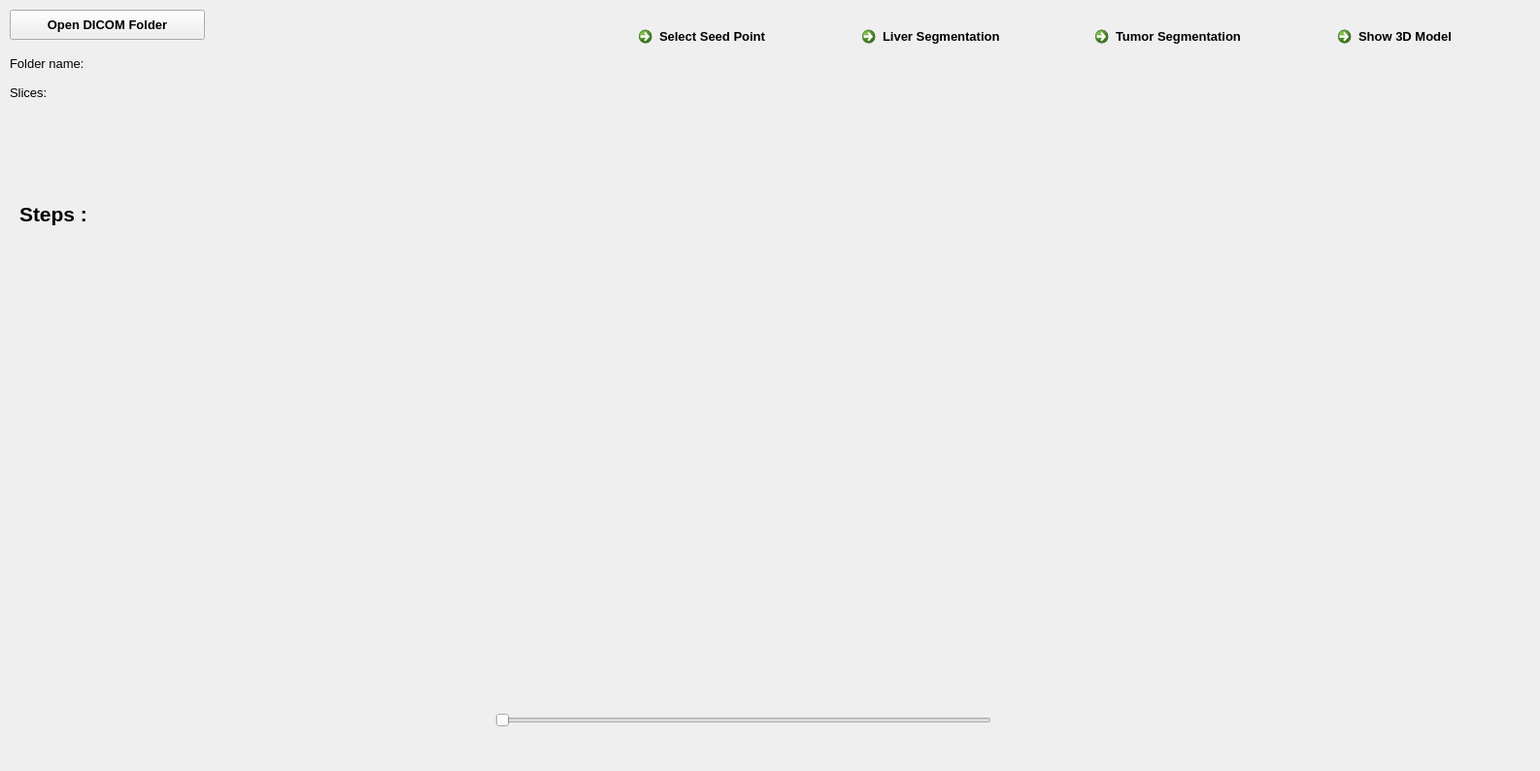
<?xml version="1.0" encoding="UTF-8"?>
<ui version="4.0">
 <class>Segmenter</class>
 <widget class="QMainWindow" name="Segmenter">
  <property name="geometry">
   <rect>
    <x>0</x>
    <y>0</y>
    <width>1586</width>
    <height>794</height>
   </rect>
  </property>
  <property name="windowTitle">
   <string>DICOM Series</string>
  </property>
  <widget class="QWidget" name="centralWidget">
   <widget class="QPushButton" name="buttonOpenFolder">
    <property name="geometry">
     <rect>
      <x>10</x>
      <y>10</y>
      <width>201</width>
      <height>31</height>
     </rect>
    </property>
    <property name="font">
     <font>
      <pointsize>10</pointsize>
      <weight>75</weight>
      <bold>true</bold>
     </font>
    </property>
    <property name="text">
     <string>Open DICOM Folder</string>
    </property>
   </widget>
   <widget class="QSlider" name="sliderSlices">
    <property name="geometry">
     <rect>
      <x>510</x>
      <y>730</y>
      <width>511</width>
      <height>23</height>
     </rect>
    </property>
    <property name="orientation">
     <enum>Qt::Horizontal</enum>
    </property>
   </widget>
   <widget class="QLabel" name="labelFolderName">
    <property name="geometry">
     <rect>
      <x>120</x>
      <y>50</y>
      <width>491</width>
      <height>31</height>
     </rect>
    </property>
    <property name="font">
     <font>
      <pointsize>10</pointsize>
     </font>
    </property>
    <property name="text">
     <string/>
    </property>
   </widget>
   <widget class="QLabel" name="labelSlicesNumber">
    <property name="geometry">
     <rect>
      <x>70</x>
      <y>90</y>
      <width>381</width>
      <height>15</height>
     </rect>
    </property>
    <property name="font">
     <font>
      <pointsize>10</pointsize>
     </font>
    </property>
    <property name="text">
     <string/>
    </property>
   </widget>
   <widget class="QLabel" name="labelSlicesNumberTitle">
    <property name="geometry">
     <rect>
      <x>10</x>
      <y>80</y>
      <width>51</width>
      <height>31</height>
     </rect>
    </property>
    <property name="font">
     <font>
      <pointsize>10</pointsize>
     </font>
    </property>
    <property name="text">
     <string>Slices:</string>
    </property>
   </widget>
   <widget class="QLabel" name="labelFolderNameTitle">
    <property name="geometry">
     <rect>
      <x>10</x>
      <y>50</y>
      <width>101</width>
      <height>31</height>
     </rect>
    </property>
    <property name="font">
     <font>
      <pointsize>10</pointsize>
     </font>
    </property>
    <property name="text">
     <string>Folder name:</string>
    </property>
   </widget>
   <widget class="QVTKWidget" name="widget" native="true">
    <property name="geometry">
     <rect>
      <x>510</x>
      <y>210</y>
      <width>512</width>
      <height>512</height>
     </rect>
    </property>
   </widget>
   <widget class="QVTKWidget" name="widget_2" native="true">
    <property name="geometry">
     <rect>
      <x>1050</x>
      <y>210</y>
      <width>512</width>
      <height>512</height>
     </rect>
    </property>
   </widget>
   <widget class="QLabel" name="label">
    <property name="geometry">
     <rect>
      <x>20</x>
      <y>140</y>
      <width>521</width>
      <height>41</height>
     </rect>
    </property>
    <property name="text">
     <string/>
    </property>
   </widget>
   <widget class="QLabel" name="label_2">
    <property name="geometry">
     <rect>
      <x>20</x>
      <y>270</y>
      <width>461</width>
      <height>331</height>
     </rect>
    </property>
    <property name="autoFillBackground">
     <bool>true</bool>
    </property>
    <property name="lineWidth">
     <number>6</number>
    </property>
    <property name="text">
     <string/>
    </property>
    <property name="textFormat">
     <enum>Qt::PlainText</enum>
    </property>
    <property name="alignment">
     <set>Qt::AlignLeading|Qt::AlignLeft|Qt::AlignTop</set>
    </property>
    <property name="textInteractionFlags">
     <set>Qt::LinksAccessibleByMouse|Qt::TextEditable|Qt::TextEditorInteraction|Qt::TextSelectableByKeyboard|Qt::TextSelectableByMouse</set>
    </property>
   </widget>
   <widget class="QLabel" name="label_3">
    <property name="geometry">
     <rect>
      <x>20</x>
      <y>200</y>
      <width>151</width>
      <height>41</height>
     </rect>
    </property>
    <property name="font">
     <font>
      <pointsize>16</pointsize>
      <weight>75</weight>
      <bold>true</bold>
     </font>
    </property>
    <property name="text">
     <string>Steps :</string>
    </property>
   </widget>
   <widget class="QCommandLinkButton" name="LiverSegmentation">
    <property name="geometry">
     <rect>
      <x>880</x>
      <y>20</y>
      <width>221</width>
      <height>51</height>
     </rect>
    </property>
    <property name="font">
     <font>
      <family>Segoe UI</family>
      <pointsize>10</pointsize>
      <weight>75</weight>
      <bold>true</bold>
     </font>
    </property>
    <property name="text">
     <string>Liver Segmentation</string>
    </property>
   </widget>
   <widget class="QCommandLinkButton" name="TumorSegmentation">
    <property name="geometry">
     <rect>
      <x>1120</x>
      <y>20</y>
      <width>221</width>
      <height>51</height>
     </rect>
    </property>
    <property name="font">
     <font>
      <family>Segoe UI</family>
      <pointsize>10</pointsize>
      <weight>75</weight>
      <bold>true</bold>
     </font>
    </property>
    <property name="text">
     <string>Tumor Segmentation</string>
    </property>
   </widget>
   <widget class="QCommandLinkButton" name="ShowModel">
    <property name="geometry">
     <rect>
      <x>1370</x>
      <y>20</y>
      <width>221</width>
      <height>51</height>
     </rect>
    </property>
    <property name="font">
     <font>
      <family>Segoe UI</family>
      <pointsize>10</pointsize>
      <weight>75</weight>
      <bold>true</bold>
     </font>
    </property>
    <property name="text">
     <string>Show 3D Model</string>
    </property>
   </widget>
   <widget class="QCommandLinkButton" name="SeedPoint">
    <property name="geometry">
     <rect>
      <x>650</x>
      <y>20</y>
      <width>221</width>
      <height>51</height>
     </rect>
    </property>
    <property name="font">
     <font>
      <family>Segoe UI</family>
      <pointsize>10</pointsize>
      <weight>75</weight>
      <bold>true</bold>
     </font>
    </property>
    <property name="text">
     <string>Select Seed Point</string>
    </property>
   </widget>
  </widget>
 </widget>
 <layoutdefault spacing="6" margin="11"/>
 <customwidgets>
  <customwidget>
   <class>QVTKWidget</class>
   <extends>QWidget</extends>
   <header location="global">QVTKWidget.h</header>
   <container>1</container>
  </customwidget>
 </customwidgets>
 <resources/>
 <connections/>
</ui>
